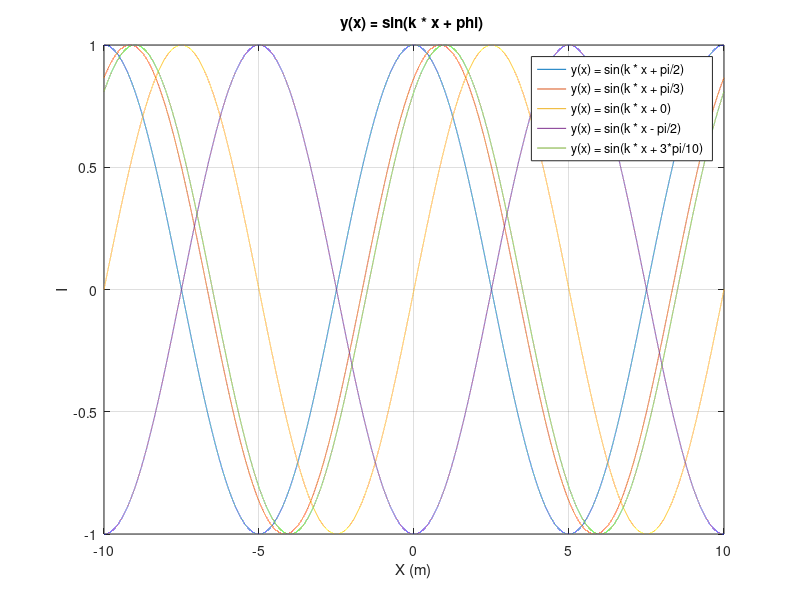
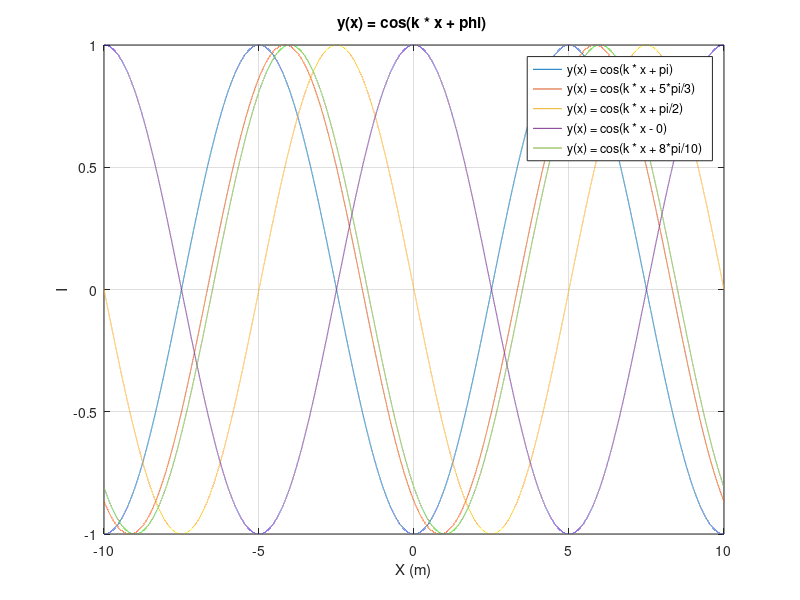

Source code (MATLAB) for these figures, in order:
clc; clear all; close all;

x = linspace(-10,10,10^5);
landa = 10;
k = 2*pi / landa;

phi0 = pi / 2;
y0 = sin(k * x + phi0);

phi1 = pi / 3;
y1 = sin(k * x + phi1);

phi2 = 0;
y2 = sin(k * x + phi2);

phi3 = -pi / 2;
y3 = sin(k * x + phi3);

phi4 = 3 * pi / 10;
y4 = sin(k * x + phi4);

figure;
plot(x,y0)
hold on;
grid on;
plot(x,y1)
plot(x,y2)
plot(x,y3)
plot(x,y4)
hold off

xlabel('X (m)')
ylabel('I')
title('y(x) = sin(k * x + phi) ')
legend('y(x) = sin(k * x + pi/2) ','y(x) = sin(k * x + pi/3) ','y(x) = sin(k * x + 0) ','y(x) = sin(k * x - pi/2) ','y(x) = sin(k * x + 3*pi/10) ')

%%

clc; clear all; close all;

x = linspace(-10,10,10^5);
landa = 10;
k = 2*pi / landa;

phi0 = pi / 2 + pi / 2;
y0 = cos(k * x + phi0);

phi1 = pi / 3 + pi / 2;
y1 = cos(k * x + phi1);

phi2 = 0 + pi / 2;
y2 = cos(k * x + phi2);

phi3 = -pi / 2 + pi / 2;
y3 = cos(k * x + phi3);

phi4 = 3 * pi / 10 + pi / 2;
y4 = cos(k * x + phi4);

figure;
plot(x,y0)
hold on;
grid on;
plot(x,y1)
plot(x,y2)
plot(x,y3)
plot(x,y4)
hold off

xlabel('X (m)')
ylabel('I')
title('y(x) = cos(k * x + phi) ')
legend('y(x) = cos(k * x + pi) ','y(x) = cos(k * x + 5*pi/3) ','y(x) = cos(k * x + pi/2) ','y(x) = cos(k * x - 0) ','y(x) = cos(k * x + 8*pi/10) ')

